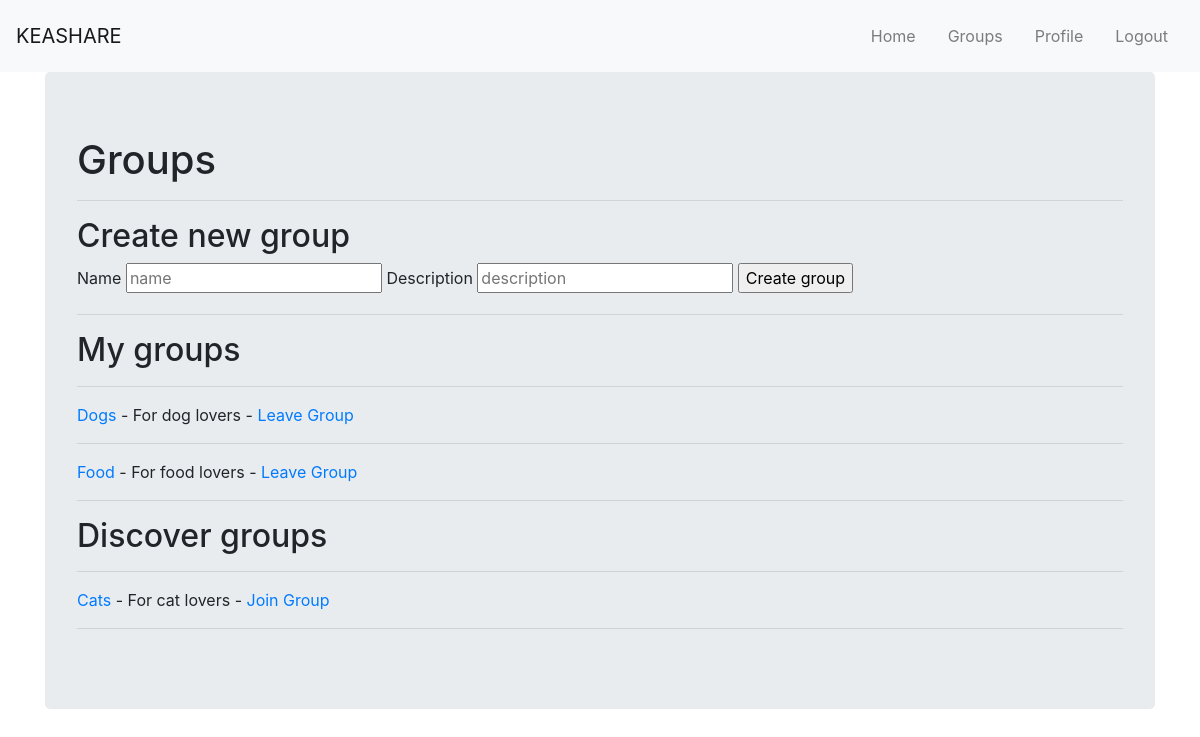
The page /keashare/groups/ (signed in) on the database as committed earlier.
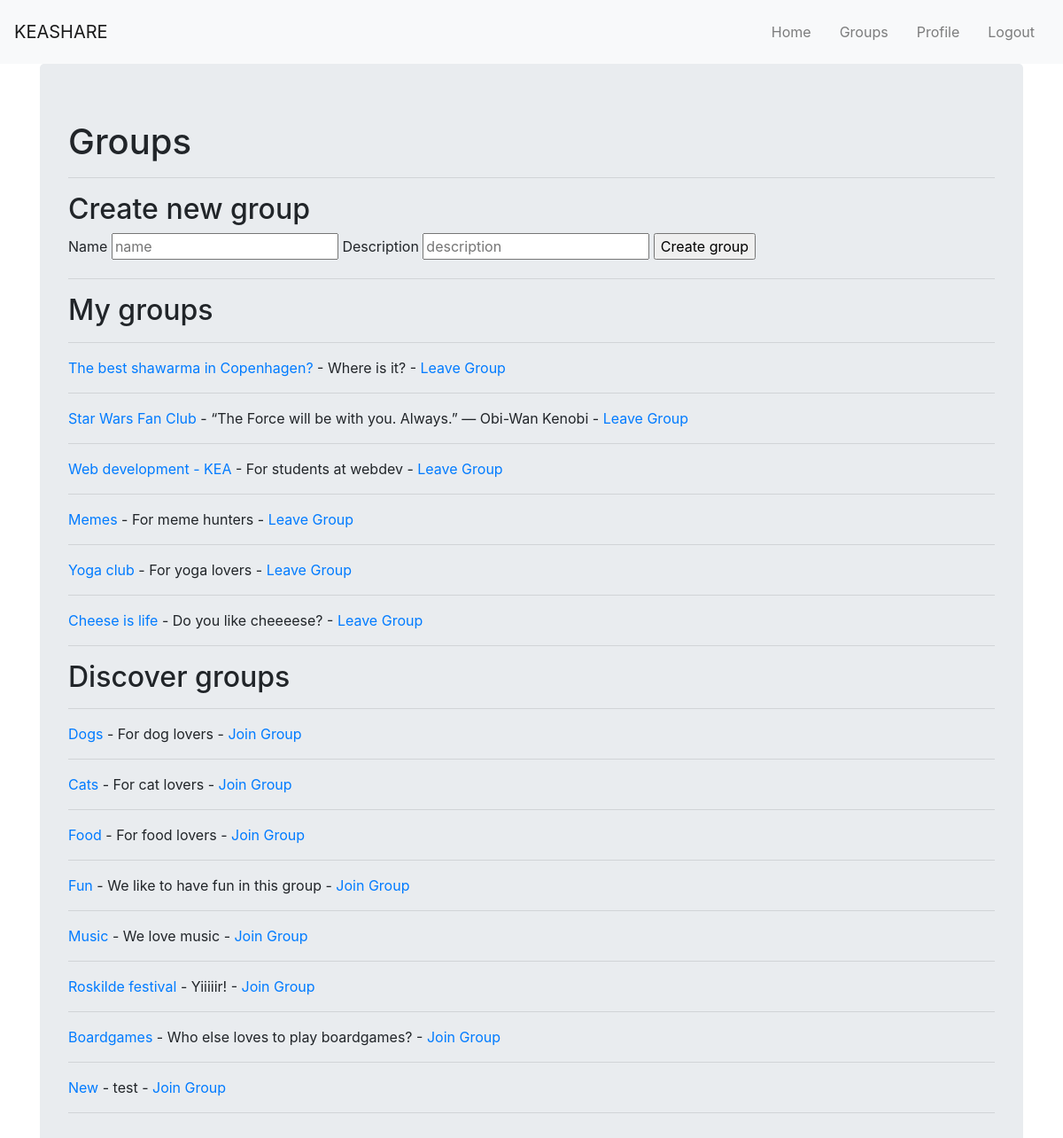
The same page on the database as committed later.
### keashareapp/models.py (models this page shows, shortened)
class AppGroup(models.Model):
    owner = models.ForeignKey(User, on_delete=models.CASCADE, related_name='owners')
    users = models.ManyToManyField(User) # members
    name = models.CharField(max_length=200)
    description = models.TextField()

### keashareapp/views.py (the view, shortened to what this page needs)
# urls.py: path('groups/', views.groups, name='groups'),
def groups(request):
    user = request.user
    if request.method == 'GET':
        user_groups = models.AppGroup.objects.filter(users__username__contains=user.username)
        not_user_groups = models.AppGroup.objects.exclude(users__username__contains=user.username)
        context = {
            'user': user, # the user who is logged in
            'user_groups': user_groups,
            'not_user_groups': not_user_groups,
        }
        return render(request, 'keashareapp/groups.html', context=context)

### keashareapp/templates/keashareapp/groups.html (shortened to what this page needs)
{% extends 'base.html' %}
{% block nav %}
    <ul class="navbar-nav ml-auto flex-nowrap">
        <li class="nav-item">
            <a href="{% url 'keashareapp:index' %}" class="nav-link m-2 menu-item nav-active">Home</a>
        </li>
        <li class="nav-item">
            <a href="{% url 'keashareapp:groups' %}" class="nav-link m-2 menu-item nav-active">Groups</a>
        </li>
        <li class="nav-item">
            <a href="{% url 'loginapp:profile' %}" class="nav-link m-2 menu-item nav-active">Profile</a>
        </li>
        <li class="nav-item">
            <a href="{% url 'loginapp:logout' %}" class="nav-link m-2 menu-item nav-active">Logout</a>
        </li>
    </ul>
{% endblock %}
{% block body %}
<div class="container">
    <div class="jumbotron">
        <h1>Groups</h1>
        <hr>
        <h2>Create new group</h2>
        <form action="{% url 'keashareapp:groups' %}" method="POST">
            <label for="name">Name</label>
            <input id="name" name="name" type="text" placeholder="name">
            <label for="description">Description</label>
            <input id="description" name="description" type="textarea" placeholder="description">
            <input type="submit" value="Create group">
        </form>
        <hr>
        <h2>My groups</h2>
        <hr>
        {% for group in user_groups %}
            <p><a href="{% url 'keashareapp:groupdetails' pk=group.pk %}">{{ group.name }}</a> - {{ group.description }} - <a href="{% url 'keashareapp:leave_group' pk=group.pk %}">Leave Group</a></p>
            <hr>
        {% endfor %}
        <h2>Discover groups</h2>
        <hr>
        {% for group in not_user_groups %}
            <p><a href="{% url 'keashareapp:groupdetails' pk=group.pk %}">{{ group.name }}</a> - {{ group.description }} - <a href="{% url 'keashareapp:join_group' pk=group.pk %}">Join Group</a></p>
            <hr>
        {% endfor %}
    </div>
</div>
{% endblock %}

### keashareapp/templates/base.html (shortened to what this page needs)
<!DOCTYPE html>
<html lang="en">
<head>
    <link rel="stylesheet" href="https://stackpath.bootstrapcdn.com/bootstrap/4.4.1/css/bootstrap.min.css">
</head>
<body>
    <nav class="navbar navbar-expand-lg navbar-light bg-light">
        <div class="d-flex flex-grow-1">
            <a class="navbar-brand d-none d-lg-inline-block" href="#">
                KEASHARE
            </a>
            <div class="w-100 text-right">
            </div>
        </div>
        <div class="collapse navbar-collapse flex-grow-1 text-right" id="myNavbar">
            {% block nav %}{% endblock %}
        </div>
    </nav>
    {% block body %}{% endblock %}
</body>
</html>

Rows that differ between the two databases and show on the page:
added AppGroup: name "The best shawarma in Copenhagen?", description "Where is it?", shown under "My groups"
added AppGroup: name "Star Wars Fan Club", description "“The Force will be with you. Always.” — Obi-Wan Kenobi", shown under "My groups"
added AppGroup: name "Web development - KEA", description "For students at webdev", shown under "My groups"
added AppGroup: name "Memes", description "For meme hunters", shown under "My groups"
added AppGroup: name "Yoga club", description "For yoga lovers", shown under "My groups"
added AppGroup: name "Cheese is life", description "Do you like cheeeese?", shown under "My groups"
shown differently, row unchanged: AppGroup "Dogs": moves from the list under "My groups" to the list under "Discover groups"
shown differently, row unchanged: AppGroup "Food": moves from the list under "My groups" to the list under "Discover groups"
added AppGroup: name "Fun", description "We like to have fun in this group", shown under "Discover groups"
added AppGroup: name "Music", description "We love music", shown under "Discover groups"
added AppGroup: name "Roskilde festival", description "Yiiiiir!", shown under "Discover groups"
added AppGroup: name "Boardgames", description "Who else loves to play boardgames?", shown under "Discover groups"
added AppGroup: name "New", description "test", shown under "Discover groups"
